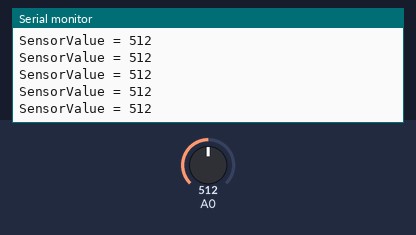
Bench run of a sketch on a simulated Arduino Uno, built with avr-gcc and run on an emulated ATmega328P. Parts: the last lines printed to the serial monitor. The test bench sets the inputs (shaded band); at power-on: A0 = 512.

Above: at 1.2 s.
1.3 s: A0 set to 982
At 2.2 s:
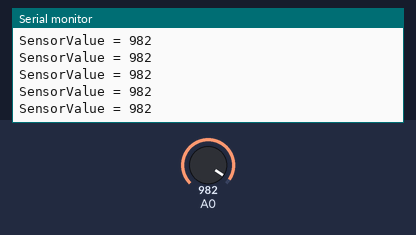
4.3 s: A0 set to 1016
At 4.9 s:
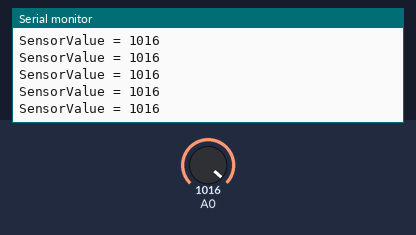
16.3 s: A0 set to 8
At 17.2 s:
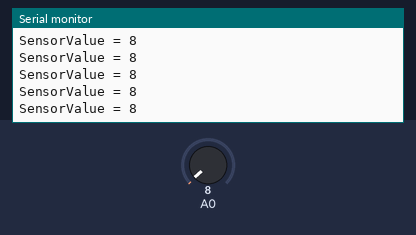
17.8 s: A0 set to 11
At 18.8 s:
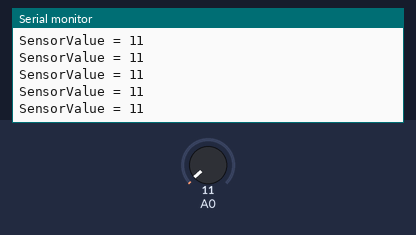
Timing chart, 0 to 20.8 s (numbered marks = the images above; inputs shaded):
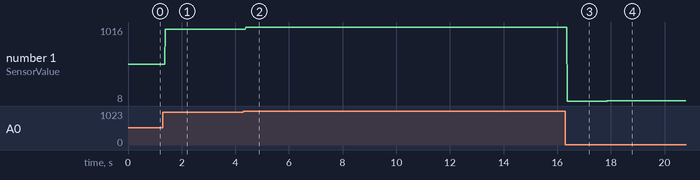

The sketch:

Q__1.ino
```cpp
/*
   This program reads the analog value from A0 (0–1023)
   and shows the result in the Serial Monitor.
*/

void setup() {
  // Start the Serial Monitor at 9600 baud
  Serial.begin(9600);
}

void loop() {
  // Read the analog value from pin A0 (0 to 1023)
  int V = analogRead(A0);

  // Print the label "SensorValue = "
  Serial.print("SensorValue = ");

  // Print the actual value stored in V
  Serial.println(V);
}
```

Measured:
- after the input at 1.3 s, the serial monitor: prints a new line after 0.08 s (image 1)
- after the input at 4.3 s, the serial monitor: prints a new line after 0.09 s (image 2)
- after the input at 16.3 s, the serial monitor: prints a new line after 0.07 s (image 3)
- after the input at 17.8 s, the serial monitor: prints a new line after 0.07 s (image 4)
- plotted number 1: 512 → 982 after the input at 1.3 s, 982 → 1016 after the input at 4.3 s, 1016 → 8 after the input at 16.3 s, 8 → 11 after the input at 17.8 s
